Frame 1 (no input): blank canvas, image omitted
Frame 60 (no input): blank canvas, image omitted
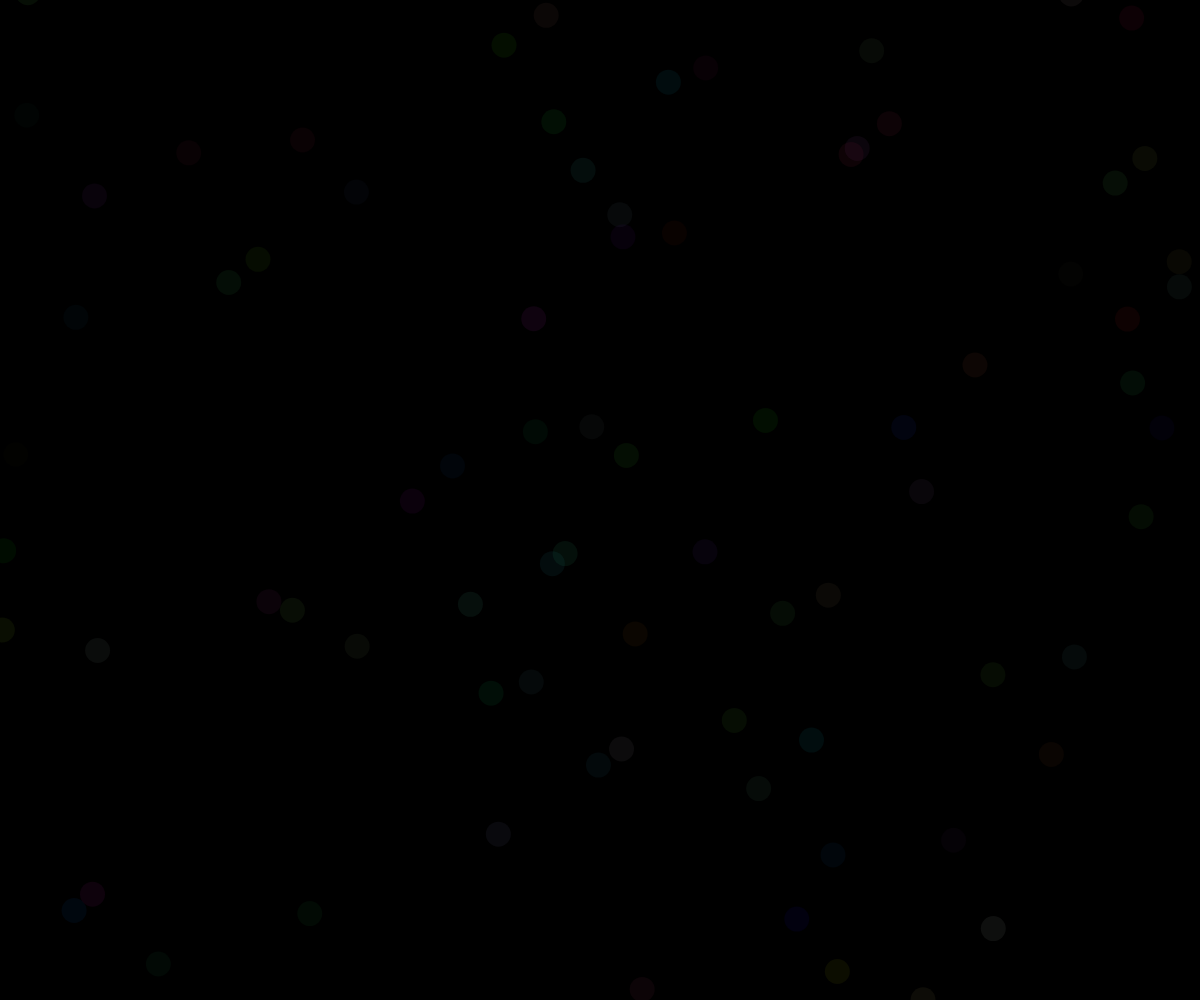
Frame 120 (the mouse pressed at the canvas centre since frame 60)

The p5.js sketch whose frames 1 and 60 were blank and that drew this single picture after the mouse press (run headless with seeded random() and noise() and a simulated clock; from frame 60 on, the mouse is pressed at the canvas centre):

// p5.js sketch
// ── sketch.js
// fireworks demo
// Edan L'Heureux
// 11/14/18
//

class Particle {
  constructor(x,y){
    this.x =x;
    this.y =y;
    this.size = 25;
    this.dx = random(-10,10);
    this.dy = random(-10,10);
    this.trans =255;
    this.color = color(random(255), random(255), random(255), this.trans);
  }
  display(){
    noStroke();
    fill(this.color);
    ellipse(this.x, this.y, this.size, this.size);
  }

  update(){
    this.trans -= 4;
    this.color.setAlpha(this.trans);
    this.x += this.dx;
    this.y += this.dy;
  }
}

let fireworks =[];

function setup() {
  createCanvas(windowWidth, windowHeight);

}


function draw() {
  background(0);
  for(let i =fireworks.length-1; i >= 0; i--){
    if (fireworks[i].trans <= 0) {
      fireworks.splice(i,1);
    }
    else{
      fireworks[i].update();
      fireworks[i].display();
    }
  }


}


function mousePressed(){
  for (let i =0; i<100; i++){
    let someParticle = new Particle (mouseX, mouseY);
    fireworks.push(someParticle);
  }
}
